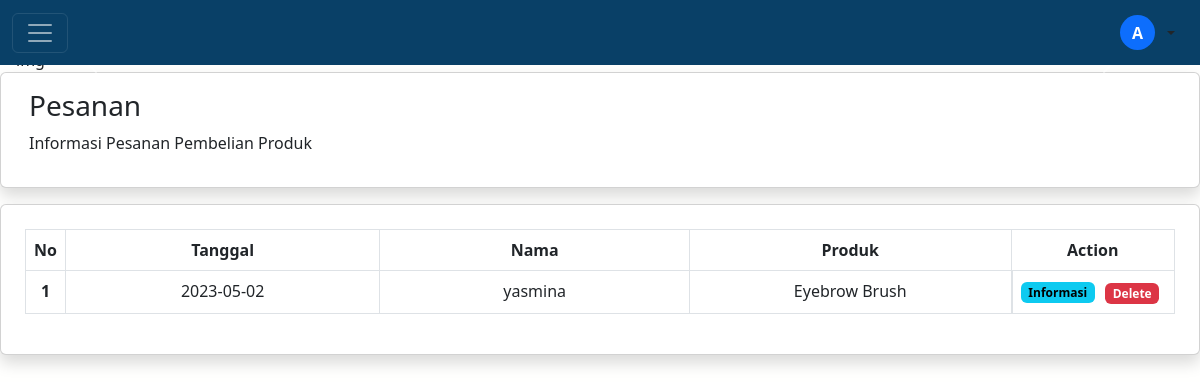
Screenshot of /e-commerce-native/e-commerce/admin/pesanan.php with the database file from the repository.
### tables this page shows
CREATE TABLE `pesanan` (
  `id` int(11) NOT NULL,
  `tanggal` date NOT NULL,
  `nama_pemesan` varchar(45) NOT NULL,
  `alamat_pemesan` varchar(45) NOT NULL,
  `no_hp` varchar(20) NOT NULL,
  `email` varchar(45) NOT NULL,
  `jumlah_pesanan` int(11) NOT NULL,
  `deskripsi` text NOT NULL,
  `produk_id` int(11) NOT NULL
);

CREATE TABLE `produk` (
  `id` int(11) NOT NULL,
  `kode` varchar(10) NOT NULL,
  `nama` varchar(50) NOT NULL,
  `harga_jual` double NOT NULL,
  `harga_beli` double NOT NULL,
  `stok` int(11) NOT NULL,
  `min_stok` int(11) NOT NULL,
  `deskripsi` text NOT NULL,
  `kategori_produk_id` int(11) NOT NULL,
  `gambar` varchar(255) NOT NULL
);

### e-commerce-native/e-commerce/functions.php (called while the page is built, shortened)
<?php
  $host = "localhost";
  $user = "root";
  $pass = "";
  $db = "e_commerce";
  $conn = mysqli_connect("$host", "$user", "$pass", "$db");
  function query($query){
      global $conn;
      $result = mysqli_query($conn, $query);
      $rows = [];
      while( $row = mysqli_fetch_assoc($result) ){
          $rows[] = $row;
      }
      return $rows;
  }
?>

### e-commerce-native/e-commerce/admin/pesanan.php (the view, shortened to what this page needs)
<?php
  require "../functions.php";
  $pesanan = query("SELECT pesanan.*, pesanan.id AS id_pesanan ,produk.*, kategori_produk.nama AS nama_kategori_produk
                    FROM pesanan
                    JOIN produk ON pesanan.produk_id = produk.id
                    JOIN kategori_produk ON produk.kategori_produk_id = kategori_produk.id
                    ORDER BY pesanan.tanggal DESC;
                  ");
?>
<!DOCTYPE html>
<html lang="en">
  <head>
    <link href="https://cdn.jsdelivr.net/npm/bootstrap@5.3.0-alpha3/dist/css/bootstrap.min.css" rel="stylesheet" />
    <link rel="stylesheet" href="css/pesanan.css" />
    <link rel="stylesheet" href="https://cdn.jsdelivr.net/npm/bootstrap-icons@1.10.4/font/bootstrap-icons.css" />
  </head>
  <body>
    <?php require 'navbar.php' ?>
    <section id="slide">
      <div id="carouselExampleAutoplaying" class="carousel slide" data-bs-ride="carousel">
        <div class="carousel-inner">
          <div class="carousel-item active">
          </div>
        </div>
        <button class="carousel-control-prev" type="button" data-bs-target="#carouselExampleAutoplaying" data-bs-slide="prev">
        </button>
        <button class="carousel-control-next" type="button" data-bs-target="#carouselExampleAutoplaying" data-bs-slide="next">
        </button>
      </div>
    </section>
    <section id="headerPesanan">
      <div class="container-fluid card shadow">
        <div class="row p-3">
          <div class="col-md-12">
            <h3>Pesanan</h3>
            <p>Informasi Pesanan Pembelian Produk</p>
          </div>
        </div>
      </div>
    </section>
    <section class="produk">
      <div class="container-fluid card shadow my-3">
        <div class="row">
          <div class="col-md-12 p-4">
            <div class="table-responsive">
              <table class="table table-bordered text-center">
                <thead>
                  <tr>
                    <th class="col-md-0">No</th>
                    <th class="col-md-4">Tanggal</th>
                    <th class="col-md-4">Nama</th>
                    <th class="col-md-4">Produk</th>
                    <th class="col-md-4">Action</th>
                  </tr>
                </thead>
                <tbody>
                  <?php foreach ($pesanan as $index => $p): ?>
                    <tr>
                      <th scope="row"><?= $index+1; ?></th>
                      <td><?= $p['tanggal']; ?></td>
                      <td><?= $p['nama_pemesan']; ?></td>
                      <td><?= $p['nama']; ?></td>
                      <td class="d-flex">
                        <a href="pesanan-detail.php?idPesanan=<?=$p['id_pesanan'];?>" class="me-1"><span class="badge text-bg-info">Informasi</span></a>
                        <form action="" method="post" class="d-inline">
                          <button type="submit" name="hapus" class="border-0 bg-transparent" onclick="return confirm('Yakin Ingin Menghapus?')">
                            <span class="badge text-bg-danger">Delete</span>
                          </button>
                        </form>
                      </td>
                    </tr>
                  <?php endforeach; ?>
                </tbody>
              </table>
            </div>
          </div>
        </div>
      </div>
    </section>
  </body>
</html>

### e-commerce-native/e-commerce/admin/css/pesanan.css (style rules this page uses)
body { background-color: #fffffe; }
a { text-decoration: none; color: rgb(250, 250, 250); }
.table td:nth-child(2) { white-space: nowrap; }
.table th:nth-child(3) { white-space: nowrap; }
.table td:nth-child(4) { white-space: nowrap; }

### rows the page displays
pesanan: tanggal "2023-05-02", nama_pemesan "yasmina", produk.nama "Eyebrow Brush"
